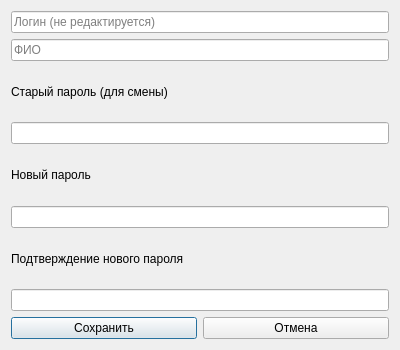
<?xml version="1.0" encoding="UTF-8"?>
<ui version="4.0">
 <class>ProfileDialog</class>
 <widget class="QDialog" name="ProfileDialog">
  <property name="geometry">
   <rect><x>0</x><y>0</y><width>400</width><height>350</height></rect>
  </property>
  <property name="windowTitle"><string>Профиль</string></property>
  <layout class="QVBoxLayout" name="verticalLayout">
   <item>
    <widget class="QLineEdit" name="lineLogin">
     <property name="placeholderText"><string>Логин (не редактируется)</string></property>
     <property name="readOnly"><bool>true</bool></property>
    </widget>
   </item>
   <item>
    <widget class="QLineEdit" name="lineFio">
     <property name="placeholderText"><string>ФИО</string></property>
    </widget>
   </item>
   <item>
    <widget class="QLabel" name="labelOldPass"><property name="text"><string>Старый пароль (для смены)</string></property></widget>
   </item>
   <item>
    <widget class="QLineEdit" name="lineOldPassword">
     <property name="echoMode"><enum>QLineEdit::Password</enum></property>
    </widget>
   </item>
   <item>
    <widget class="QLabel" name="labelNewPass"><property name="text"><string>Новый пароль</string></property></widget>
   </item>
   <item>
    <widget class="QLineEdit" name="lineNewPassword">
     <property name="echoMode"><enum>QLineEdit::Password</enum></property>
    </widget>
   </item>
   <item>
    <widget class="QLabel" name="labelConfirm"><property name="text"><string>Подтверждение нового пароля</string></property></widget>
   </item>
   <item>
    <widget class="QLineEdit" name="lineConfirmPassword">
     <property name="echoMode"><enum>QLineEdit::Password</enum></property>
    </widget>
   </item>
   <item>
    <layout class="QHBoxLayout" name="horizontalLayout">
     <item>
      <widget class="QPushButton" name="buttonSave"><property name="text"><string>Сохранить</string></property></widget>
     </item>
     <item>
      <widget class="QPushButton" name="buttonCancel"><property name="text"><string>Отмена</string></property></widget>
     </item>
    </layout>
   </item>
  </layout>
 </widget>
 <resources/>
 <connections/>
</ui>
